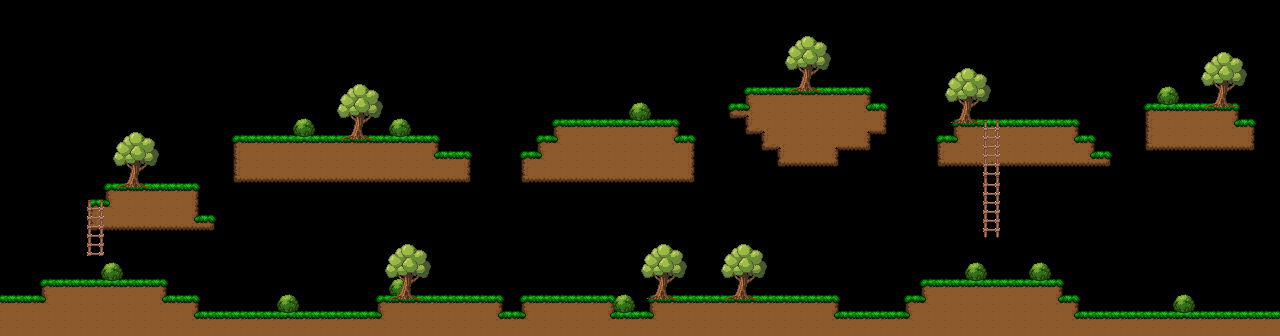

Tiled map render using the project's own tile images. Description and the map definition, with tile-layer contents summarised, below:
An orthogonal 80x21 tile map with 16x16 px tiles, 5 tile layers (solid_ground, platform, decoration_bush, decoration_tree, ...), 6 tilesets and 12 objects (instance).

<map version="1.10" tiledversion="1.11.2" orientation="orthogonal" renderorder="right-down" width="80" height="21" tilewidth="16" tileheight="16" infinite="0" nextlayerid="10" nextobjectid="16">
 <tileset firstgid="1" source="../../assets/tilesets/tileset_grass_dirt/tileset_grass_dirt.tsx" />
 <tileset firstgid="17" source="../../assets/tilesets/objects/portal/portal.tsx" />
 <tileset firstgid="23" source="../../assets/tilesets/objects/bush/bush.tsx" />
 <tileset firstgid="27" source="../../assets/tilesets/objects/tree/tree.tsx" />
 <tileset firstgid="28" source="../../assets/tilesets/objects/ladder/ladder.tsx" />
 <tileset firstgid="36" source="../../assets/tilesets/objects/ladder/ladder_2.tsx" />
 <layer id="1" name="solid_ground" width="80" height="21">
  <data>[1680 cells, 233 non-empty, 6 distinct tile ids]</data>
 </layer>
 <layer id="4" name="platform" width="80" height="21">
  <data>[1680 cells, 280 non-empty, 13 distinct tile ids]</data>
 </layer>
 <objectgroup id="2" name="portals">
  <object id="2" name="portal_exit" type="instance" x="1264.5" y="268" width="16" height="48">
   <properties>
    <property name="res_alignment" value="topleft" />
    <property name="res_path" type="file" value="../../source/scenes/objects/portal.tscn" />
    <property name="target_scene" value="res://source/scenes/levels/level_1_2.tscn" />
    <property name="target_spawn" value="left" />
   </properties>
  </object>
 </objectgroup>
 <layer id="6" name="decoration_bush" width="80" height="21">
  <data>[1680 cells, 60 non-empty, 20 distinct tile ids]</data>
 </layer>
 <objectgroup id="9" name="enemy_spawn_cake">
  <properties>
   <property name="enemy_type" value="cake_monster" />
   <property name="walk_max_x" type="float" value="200" />
   <property name="walk_min_x" type="float" value="500" />
  </properties>
  <object id="5" x="334.75" y="127">
   <point />
  </object>
  <object id="6" x="426" y="291.25">
   <point />
  </object>
  <object id="7" x="573.5" y="287.5">
   <point />
  </object>
  <object id="8" x="699.25" y="291">
   <point />
  </object>
  <object id="9" x="752" y="289.75">
   <point />
  </object>
  <object id="10" x="815.75" y="289.25">
   <point />
  </object>
  <object id="11" x="820.75" y="84">
   <point />
  </object>
  <object id="12" x="1057.25" y="114.75">
   <point />
  </object>
  <object id="13" x="1192.75" y="99.5">
   <point />
  </object>
  <object id="14" x="259" y="307">
   <point />
  </object>
  <object id="15" x="1173" y="304">
   <point />
  </object>
 </objectgroup>
 <layer id="7" name="decoration_tree" width="80" height="21">
  <data>[1680 cells, 8 non-empty, 1 distinct tile ids]</data>
 </layer>
 <layer id="8" name="ladder" width="80" height="21">
  <data>[1680 cells, 8 non-empty, 8 distinct tile ids]</data>
 </layer>
</map>
